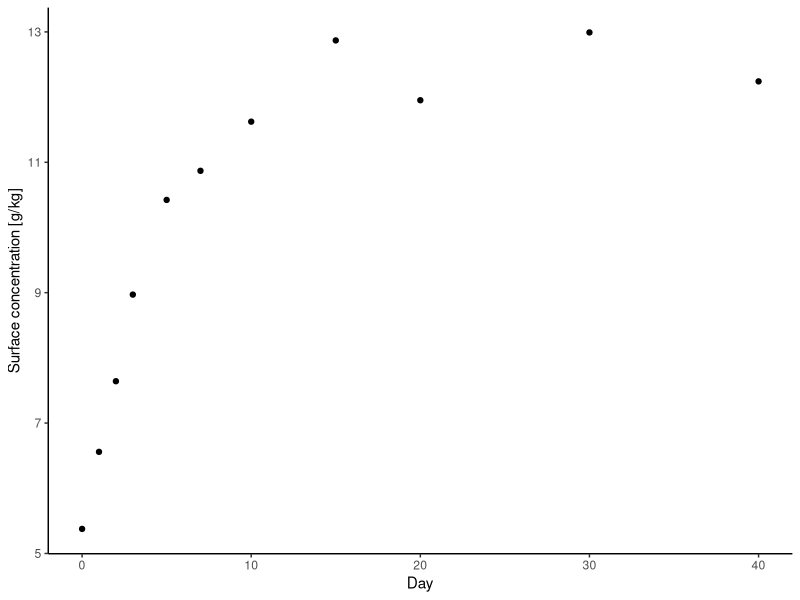
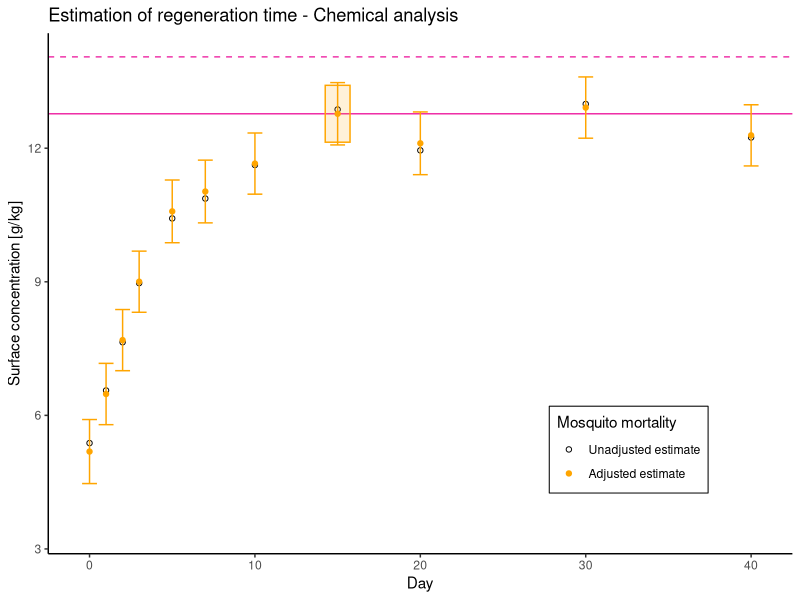

The R source for these figures, in order:
library(ggplot2)
library(lme4)
library(readxl)
library(emmeans)

#We need a dataset to look at. I have uploaded 12 simulated datasets for users
# to practise with. You can replace these with your own data, but ensure that the 
# variable names are consistent with the simulated datasets.

dat1 <-  readxl::read_xlsx('Regeneration_Time/twelve_datasets_chem2.xlsx', sheet = 'sim1')
str(dat1)

#For plotting, it is more useful to have 'day' as a numeric variable
# For the GLM, it needs to be a factor variable. So we make a 2nd version
dat1$day <- as.numeric(dat1$day) # numeric 'day'
dat1$day_f <- as.factor(dat1$day) # factor variable for 'day'

#what study days do we have?
days <- unique(dat1$day)

#function to obtain (unadjusted) average concentration measured on each day in the dataset
av_chem <- function(data = df, days_v = days){
  av_ch <- rep(0,length(days_v))

  for(i in 1:length(days_v)){
    av_ch[i] <- mean(data[data$day==days_v[i],]$conc)
  }
  dfm <- data.frame('day' = days_v, 'av_ch' = av_ch)
  return(dfm)
}
mc <- av_chem(data = dat1)
#Then can plot
ggplot(mc) + geom_point(aes(x = day, y = av_ch)) + theme_classic() + 
  ylab('Surface concentration [g/kg]') + xlab('Day')

#Now fit linear model to data, with fixed-effects for day (as a factor variable) & batch
# plus a fixed effect for the unwashed net piece
fitC <- lm(conc ~ day_f + batch, data = dat1)
summary(fitC)
rc <- emmeans(fitC, "day_f")
pred_c <- as.data.frame(rc)
#Add a numeric variable for day to this data frame (careful converting from a factor!)
pred_c$day <- as.numeric(as.character(pred_c$day_f))

#this variable gives the predicted chemical concentrations
mc2 <- pred_c$emmean

# Now we loop over the model-estimated chemical concentrations, and select the first one
# that fits the criteria for being the regeneration time (no later concentration estimate
# more than 10% higher)
ld <- length(mc2) - 1
count <- 0
rt <- 0
for(j in 1:ld){
  bb <- all(mc2[j]*1.1 > mc2[(j+1):(ld+1)])
  if(bb==T){
    print(paste0('Regeneration time is: ', days[j]))
    rt <- j
    rt_c <- days[j]
    count <- 1
    break # end for loop
  }
  if(j==ld & count==0){
    print('Routine has identified the regeneration time as being the final measured value. Inspect data, to check this makes sense')
    rt <- j
    rt_c <- days[j]
  }
}

# Plot: model-adjusted chemical conc; unadjusted concentrations; and identify the RT via our method
# Open black circles: unadjusted concentration estimates
# Closed orange circles: model-adjusted mortality estimates (with 95% CIs)
# Solid pink horizontal line: model-adjusted estimate of mortality at the time point we establish as the R.T.
# Dashed pink horizontal line: concentration 10% higher than measured at the established R.T.
# The orange box indicates the estimated R.T. 

ggplot() + geom_hline(yintercept = c(mc2[rt],mc2[rt]*1.1), color = 'maroon2',
                        linetype = c('solid','dashed')) + 
  geom_point(data = mc, aes(x = day, y = av_ch, color = 'a'), shape = 1) +
  geom_point(data = pred_c, aes(x = day, y = emmean, color = 'b')) + 
  theme_classic() + ylim(c(0.66*min(mc2),NA)) + 
  geom_errorbar(data = pred_c, aes(x = day, ymin = lower.CL, ymax = upper.CL), color = 'orange') + 
  scale_color_manual(values = c('black','orange'), 
                       labels = c('Unadjusted estimate','Adjusted estimate'),
                       name = 'Mosquito mortality') + 
    theme(legend.position = c(0.78,0.2), legend.background = element_blank(),
            legend.box.background = element_rect(colour = "black")) + 
  annotate('rect', xmin = days[rt] - 0.75, xmax = days[rt] + 0.75,
           ymin = mc2[rt]*0.95, ymax = mc2[rt]*1.05,
           color = 'orange', fill = 'orange', alpha = .15) +
  ylab('Surface concentration [g/kg]') + xlab('Day') + 
  ggtitle('Estimation of regeneration time - Chemical analysis')
